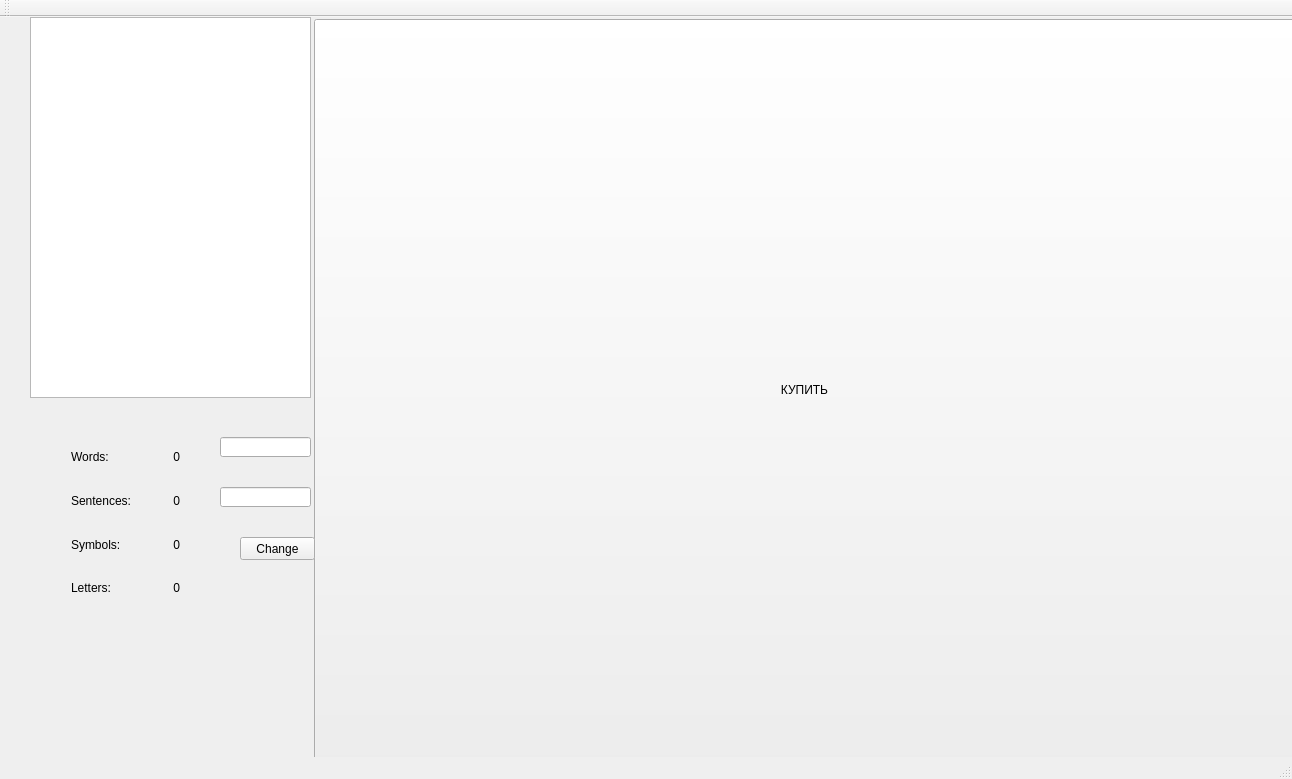
<?xml version="1.0" encoding="UTF-8"?>
<ui version="4.0">
 <class>MainWindow</class>
 <widget class="QMainWindow" name="MainWindow">
  <property name="geometry">
   <rect>
    <x>0</x>
    <y>0</y>
    <width>1292</width>
    <height>779</height>
   </rect>
  </property>
  <property name="windowTitle">
   <string>MainWindow</string>
  </property>
  <widget class="QWidget" name="centralWidget">
   <widget class="QTextEdit" name="textEdit">
    <property name="geometry">
     <rect>
      <x>30</x>
      <y>0</y>
      <width>281</width>
      <height>381</height>
     </rect>
    </property>
   </widget>
   <widget class="QPushButton" name="Refresh">
    <property name="geometry">
     <rect>
      <x>314</x>
      <y>2</y>
      <width>981</width>
      <height>741</height>
     </rect>
    </property>
    <property name="text">
     <string>КУПИТЬ</string>
    </property>
   </widget>
   <widget class="QWidget" name="verticalLayoutWidget">
    <property name="geometry">
     <rect>
      <x>60</x>
      <y>410</y>
      <width>101</width>
      <height>191</height>
     </rect>
    </property>
    <layout class="QVBoxLayout" name="verticalLayout">
     <item>
      <widget class="QLabel" name="Words">
       <property name="text">
        <string>Words:</string>
       </property>
      </widget>
     </item>
     <item>
      <widget class="QLabel" name="sentences">
       <property name="text">
        <string>Sentences:</string>
       </property>
      </widget>
     </item>
     <item>
      <widget class="QLabel" name="Symbols">
       <property name="text">
        <string>Symbols:</string>
       </property>
      </widget>
     </item>
     <item>
      <widget class="QLabel" name="Letters">
       <property name="text">
        <string>Letters:</string>
       </property>
      </widget>
     </item>
    </layout>
   </widget>
   <widget class="QWidget" name="verticalLayoutWidget_2">
    <property name="geometry">
     <rect>
      <x>159</x>
      <y>410</y>
      <width>61</width>
      <height>191</height>
     </rect>
    </property>
    <layout class="QVBoxLayout" name="verticalLayout_2">
     <item>
      <widget class="QLabel" name="label_2">
       <property name="text">
        <string> 0</string>
       </property>
      </widget>
     </item>
     <item>
      <widget class="QLabel" name="label_3">
       <property name="text">
        <string> 0</string>
       </property>
      </widget>
     </item>
     <item>
      <widget class="QLabel" name="label_4">
       <property name="text">
        <string> 0</string>
       </property>
      </widget>
     </item>
     <item>
      <widget class="QLabel" name="label">
       <property name="text">
        <string> 0</string>
       </property>
      </widget>
     </item>
    </layout>
   </widget>
   <widget class="QLineEdit" name="lineEdit">
    <property name="geometry">
     <rect>
      <x>220</x>
      <y>420</y>
      <width>91</width>
      <height>20</height>
     </rect>
    </property>
   </widget>
   <widget class="QLineEdit" name="lineEdit_2">
    <property name="geometry">
     <rect>
      <x>220</x>
      <y>470</y>
      <width>91</width>
      <height>20</height>
     </rect>
    </property>
   </widget>
   <widget class="QPushButton" name="Change">
    <property name="geometry">
     <rect>
      <x>240</x>
      <y>520</y>
      <width>75</width>
      <height>23</height>
     </rect>
    </property>
    <property name="text">
     <string>Change</string>
    </property>
   </widget>
  </widget>
  <widget class="QMenuBar" name="menuBar">
   <property name="geometry">
    <rect>
     <x>0</x>
     <y>0</y>
     <width>1292</width>
     <height>21</height>
    </rect>
   </property>
  </widget>
  <widget class="QToolBar" name="mainToolBar">
   <attribute name="toolBarArea">
    <enum>TopToolBarArea</enum>
   </attribute>
   <attribute name="toolBarBreak">
    <bool>false</bool>
   </attribute>
  </widget>
  <widget class="QStatusBar" name="statusBar"/>
 </widget>
 <layoutdefault spacing="6" margin="11"/>
 <resources/>
 <connections/>
</ui>
